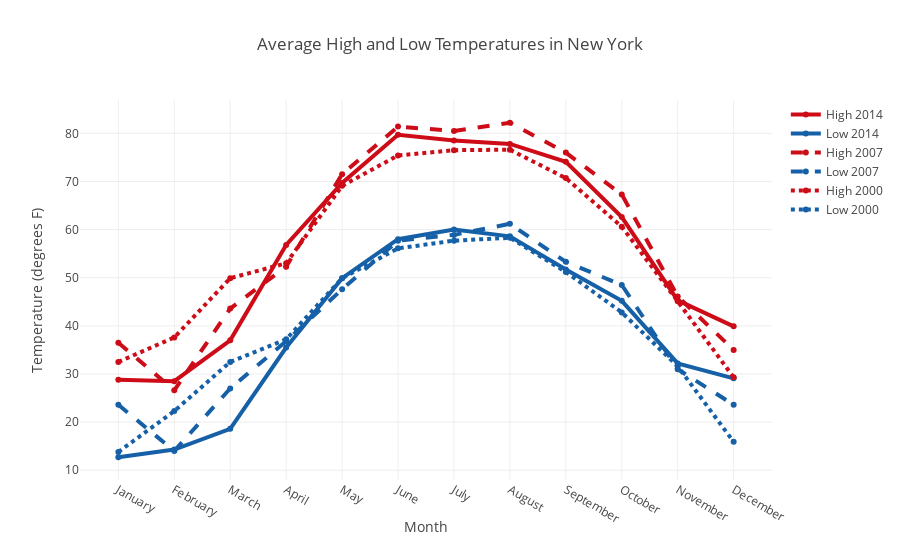

Write notebook code for a chart like this one.
### Markdown cell above
## Style Line Plots

### Code cell
month = ['January', 'February', 'March', 'April', 'May', 'June', 'July',
         'August', 'September', 'October', 'November', 'December']
high_2000 = [32.5, 37.6, 49.9, 53.0, 69.1, 75.4, 76.5, 76.6, 70.7, 60.6, 45.1, 29.3]
low_2000 = [13.8, 22.3, 32.5, 37.2, 49.9, 56.1, 57.7, 58.3, 51.2, 42.8, 31.6, 15.9]
high_2007 = [36.5, 26.6, 43.6, 52.3, 71.5, 81.4, 80.5, 82.2, 76.0, 67.3, 46.1, 35.0]
low_2007 = [23.6, 14.0, 27.0, 36.8, 47.6, 57.7, 58.9, 61.2, 53.3, 48.5, 31.0, 23.6]
high_2014 = [28.8, 28.5, 37.0, 56.8, 69.7, 79.7, 78.5, 77.8, 74.1, 62.6, 45.3, 39.9]
low_2014 = [12.7, 14.3, 18.6, 35.5, 49.9, 58.0, 60.0, 58.6, 51.7, 45.2, 32.2, 29.1]

# Create and style traces
trace0 = go.Scatter(x = month, y = high_2014, name = 'High 2014', 
                    line = dict(color = ('rgb(205, 12, 24)'), width = 4))
trace1 = go.Scatter(x = month, y = low_2014, name = 'Low 2014', 
                    line = dict(color = ('rgb(22, 96, 167)'), width = 4))
trace2 = go.Scatter( x = month, y = high_2007, name = 'High 2007', 
                    line = dict(color = ('rgb(205, 12, 24)'), width = 4, dash = 'dash') 
                    # dash options include 'dash', 'dot', and 'dashdot'
                   )
trace3 = go.Scatter(x = month, y = low_2007, name = 'Low 2007',
                    line = dict(color = ('rgb(22, 96, 167)'), width = 4, dash = 'dash'))
trace4 = go.Scatter(x = month, y = high_2000, name = 'High 2000', 
                    line = dict(color = ('rgb(205, 12, 24)'), width = 4, dash = 'dot'))
trace5 = go.Scatter( x = month, y = low_2000, name = 'Low 2000', 
                    line = dict(color = ('rgb(22, 96, 167)'), width = 4, dash = 'dot'))
data = [trace0, trace1, trace2, trace3, trace4, trace5]

# Edit the layout
layout = dict(title = 'Average High and Low Temperatures in New York',
              xaxis = dict(title = 'Month'),
              yaxis = dict(title = 'Temperature (degrees F)'),
              )

fig = dict(data=data, layout=layout)
iplot(fig)

### Figure 1 — Plotly figure (JSON) as saved in the notebook; plotly's stock layout.template omitted (floating-point values rounded to 4 significant figures)
{"data": [{"line": {"color": "rgb(205, 12, 24)", "width": 4}, "name": "High 2014", "type": "scatter", "uid": "cdb6f1fc-56e1-11e9-a092-3de5392b8b47", "x": ["January", "February", "March", "April", "May", "June", "July", "August", "September", "October", "November", "December"], "y": [28.8, 28.5, 37, 56.8, 69.7, 79.7, 78.5, 77.8, 74.1, 62.6, 45.3, 39.9]}, {"line": {"color": "rgb(22, 96, 167)", "width": 4}, "name": "Low 2014", "type": "scatter", "uid": "cdb6f332-56e1-11e9-a092-3de5392b8b47", "x": ["January", "February", "March", "April", "May", "June", "July", "August", "September", "October", "November", "December"], "y": [12.7, 14.3, 18.6, 35.5, 49.9, 58, 60, 58.6, 51.7, 45.2, 32.2, 29.1]}, {"line": {"color": "rgb(205, 12, 24)", "dash": "dash", "width": 4}, "name": "High 2007", "type": "scatter", "uid": "cdb6f3dc-56e1-11e9-a092-3de5392b8b47", "x": ["January", "February", "March", "April", "May", "June", "July", "August", "September", "October", "November", "December"], "y": [36.5, 26.6, 43.6, 52.3, 71.5, 81.4, 80.5, 82.2, 76, 67.3, 46.1, 35]}, {"line": {"color": "rgb(22, 96, 167)", "dash": "dash", "width": 4}, "name": "Low 2007", "type": "scatter", "uid": "cdb6f472-56e1-11e9-a092-3de5392b8b47", "x": ["January", "February", "March", "April", "May", "June", "July", "August", "September", "October", "November", "December"], "y": [23.6, 14, 27, 36.8, 47.6, 57.7, 58.9, 61.2, 53.3, 48.5, 31, 23.6]}, {"line": {"color": "rgb(205, 12, 24)", "dash": "dot", "width": 4}, "name": "High 2000", "type": "scatter", "uid": "cdb6f4f4-56e1-11e9-a092-3de5392b8b47", "x": ["January", "February", "March", "April", "May", "June", "July", "August", "September", "October", "November", "December"], "y": [32.5, 37.6, 49.9, 53, 69.1, 75.4, 76.5, 76.6, 70.7, 60.6, 45.1, 29.3]}, {"line": {"color": "rgb(22, 96, 167)", "dash": "dot", "width": 4}, "name": "Low 2000", "type": "scatter", "uid": "cdb6f56c-56e1-11e9-a092-3de5392b8b47", "x": ["January", "February", "March", "April", "May", "June", "July", "August", "September", "October", "November", "December"], "y": [13.8, 22.3, 32.5, 37.2, 49.9, 56.1, 57.7, 58.3, 51.2, 42.8, 31.6, 15.9]}], "layout": {"title": "Average High and Low Temperatures in New York", "xaxis": {"title": "Month"}, "yaxis": {"title": "Temperature (degrees F)"}}}
